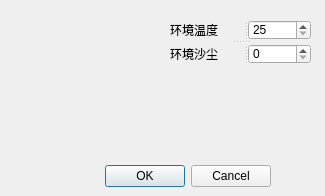
<?xml version="1.0" encoding="UTF-8"?>
<ui version="4.0">
 <class>CxSetEnvDialog</class>
 <widget class="QDialog" name="CxSetEnvDialog">
  <property name="geometry">
   <rect>
    <x>0</x>
    <y>0</y>
    <width>325</width>
    <height>196</height>
   </rect>
  </property>
  <property name="windowTitle">
   <string>设置环境</string>
  </property>
  <property name="windowIcon">
   <iconset resource="CxResource.qrc">
    <normaloff>:/Ico/MyIco/_Resource/Ico/png-0089.png</normaloff>:/Ico/MyIco/_Resource/Ico/png-0089.png</iconset>
  </property>
  <widget class="QDialogButtonBox" name="buttonBox">
   <property name="geometry">
    <rect>
     <x>-70</x>
     <y>160</y>
     <width>341</width>
     <height>32</height>
    </rect>
   </property>
   <property name="orientation">
    <enum>Qt::Horizontal</enum>
   </property>
   <property name="standardButtons">
    <set>QDialogButtonBox::Cancel|QDialogButtonBox::Ok</set>
   </property>
  </widget>
  <widget class="QLabel" name="label">
   <property name="geometry">
    <rect>
     <x>10</x>
     <y>20</y>
     <width>131</width>
     <height>141</height>
    </rect>
   </property>
   <property name="minimumSize">
    <size>
     <width>131</width>
     <height>141</height>
    </size>
   </property>
   <property name="maximumSize">
    <size>
     <width>131</width>
     <height>141</height>
    </size>
   </property>
   <property name="text">
    <string/>
   </property>
   <property name="pixmap">
    <pixmap resource="CxResource.qrc">:/Ico/MyIco/_Resource/Ico/png-0089.png</pixmap>
   </property>
  </widget>
  <widget class="QSplitter" name="splitter_3">
   <property name="geometry">
    <rect>
     <x>170</x>
     <y>20</y>
     <width>141</width>
     <height>44</height>
    </rect>
   </property>
   <property name="orientation">
    <enum>Qt::Vertical</enum>
   </property>
   <widget class="QSplitter" name="splitter">
    <property name="orientation">
     <enum>Qt::Horizontal</enum>
    </property>
    <widget class="QLabel" name="label_2">
     <property name="text">
      <string>环境温度</string>
     </property>
    </widget>
    <widget class="QSpinBox" name="spinBox">
     <property name="minimum">
      <number>25</number>
     </property>
     <property name="maximum">
      <number>99</number>
     </property>
    </widget>
   </widget>
   <widget class="QSplitter" name="splitter_2">
    <property name="orientation">
     <enum>Qt::Horizontal</enum>
    </property>
    <widget class="QLabel" name="label_3">
     <property name="text">
      <string>环境沙尘</string>
     </property>
    </widget>
    <widget class="QSpinBox" name="spinBox_2">
     <property name="minimum">
      <number>0</number>
     </property>
     <property name="maximum">
      <number>32</number>
     </property>
    </widget>
   </widget>
  </widget>
 </widget>
 <resources>
  <include location="CxResource.qrc"/>
 </resources>
 <connections>
  <connection>
   <sender>buttonBox</sender>
   <signal>accepted()</signal>
   <receiver>CxSetEnvDialog</receiver>
   <slot>accept()</slot>
   <hints>
    <hint type="sourcelabel">
     <x>248</x>
     <y>254</y>
    </hint>
    <hint type="destinationlabel">
     <x>157</x>
     <y>274</y>
    </hint>
   </hints>
  </connection>
  <connection>
   <sender>buttonBox</sender>
   <signal>rejected()</signal>
   <receiver>CxSetEnvDialog</receiver>
   <slot>reject()</slot>
   <hints>
    <hint type="sourcelabel">
     <x>316</x>
     <y>260</y>
    </hint>
    <hint type="destinationlabel">
     <x>286</x>
     <y>274</y>
    </hint>
   </hints>
  </connection>
 </connections>
</ui>
